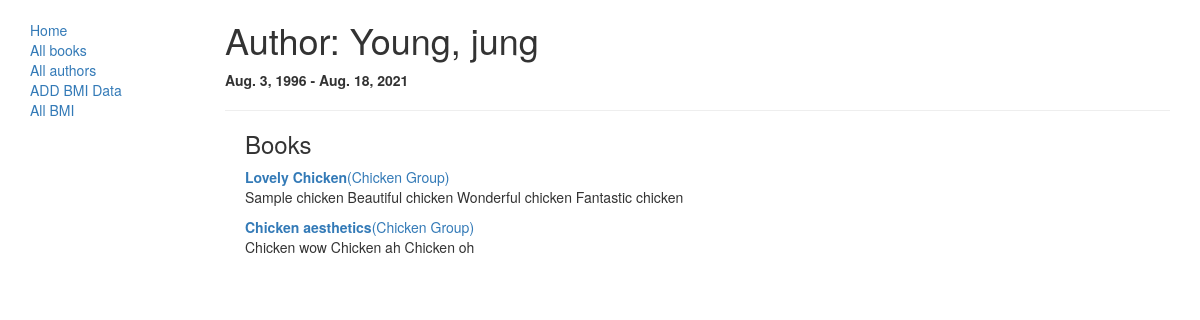
/catalog/author/2, run on the app's committed database.
### catalog/models.py (models this page shows, shortened)
class Author(models.Model):
    first_name = models.CharField(max_length=100)
    last_name = models.CharField(max_length=100)
    date_of_birth = models.DateField(null=True, blank=True)
    date_of_death = models.DateField(null=True, blank=True)
    class Meta:
        ordering = ['last_name', 'first_name']
    def __str__(self):
        return self.first_name + ', ' +self.last_name

class Book(models.Model):
    title = models.CharField(max_length=200)
    summary = models.TextField(max_length=1000)
    isbn = models.CharField(max_length=13)
    author = models.ForeignKey('Author', on_delete = models.SET_NULL, null = True)
    genre = models.ManyToManyField('Genre', help_text='Select a genre for this book')
    language = models.ForeignKey('Language', on_delete = models.SET_NULL, null = True)
    def get_absolute_url(self):
        return reverse('book-detail', args=[str(self.id)])

class BookInstance(models.Model):
    uniqueid = models.UUIDField(primary_key=True, default=uuid.uuid4)
    due_back = models.DateField( null=True, blank=True)
    imprint = models.CharField(max_length=200)
    status = models.CharField(max_length=1, blank=True, default='m',
                              choices=(('m', 'Maintenance'),
                                       ('o', 'On Loan'),
                                       ('a', 'Avaialble'),
                                       ('r', 'Reserved')))
    book = models.ForeignKey('Book', on_delete = models.RESTRICT, null=True)
    class Meta:
        ordering = ['due_back']

### catalog/views.py (the view)
# urls.py: path('author/<int:pk>',views.AuthorDetailView.as_view(),name='author-detail'),
class AuthorDetailView(generic.DetailView):
    model = Author

### catalog/templates/catalog/author_detail.html
{% extends "base_generic.html"%}
{% block content %}
    <h1>Author: {{author}}</h1>
    <p><b>{{author.date_of_birth}} - {{author.date_of_death}}</b></p>
    <hr>
    <div style="margin-left:20px; margin-top: 20px;">
        <h3>Books</h3>
        <ul style = "padding: 0px;">
            {% for book in author.book_set.all %}
                {% for copy in book.bookinstance_set.all %}
                    <a href="{{ book.get_absolute_url }}">
                        <b>{{book.title}}</b>({{copy.imprint}})
                    </a>
                    <p>{{book.summary}}</p>
                {% endfor %}
            {% endfor %}
        </ul>
    </div>
{% endblock %}

### data on the page
Author: first_name+last_name "Young, jung", date_of_birth "Aug. 3, 1996", date_of_death "Aug. 18, 2021"
Book: title "Lovely Chicken", summary "Sample chicken Beautiful chicken Wonderful chicken Fantastic chicken"
BookInstance: imprint "Chicken Group"
Book: title "Chicken aesthetics", summary "Chicken wow Chicken ah Chicken oh"
BookInstance: imprint "Chicken Group"
